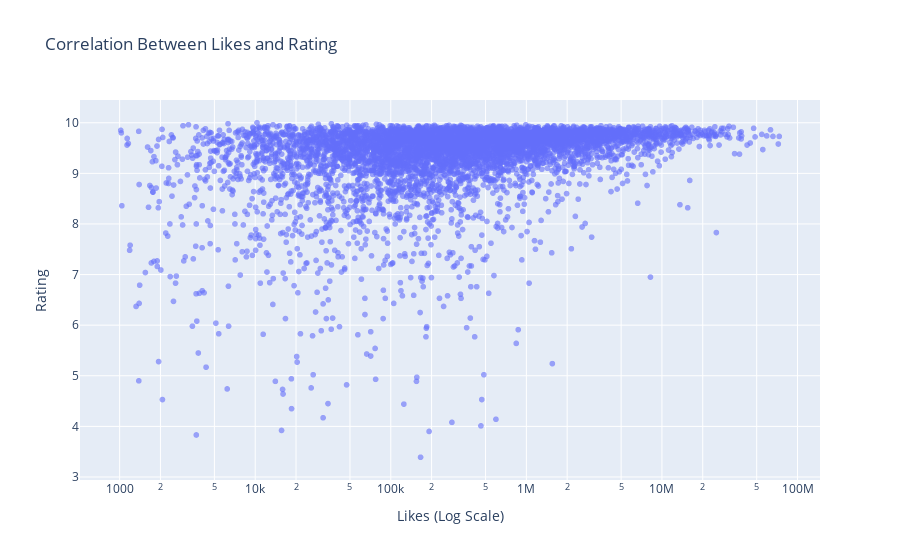

The code cell stored with this chart in its notebook:
### Code cell
data = CSV.copy()

# Direct filtering and transformation version (commented for comparison):
# data['new_rating'] = 10 - data['rating']
# filtered_data = data[data['likes'] >= 1000].copy()

# For loop version
# Create a new list to store filtered rows
filtered_rows = []

# Iterate over rows in the dataset
for index, row in data.iterrows():
    # Apply the transformation to the rating
    new_rating = 10 - row['rating']
    
    # Filter rows with likes >= 1000
    if row['likes'] >= 1000:
        # Append the updated row to the list
        filtered_rows.append({
            'title': row['title'],
            'rating': row['rating'],
            'likes': row['likes'],
            'new_rating': new_rating
        })

# Convert filtered_rows to a DataFrame
filtered_data = pd.DataFrame(filtered_rows)

# Create a scatter plot
fig = px.scatter(filtered_data, x='likes', y='rating', 
                 title='Correlation Between Likes and Rating',
                 labels={'likes': 'Likes', 'rating': 'Rating'},
                 hover_data=['title'])

# Update layout for better readability
fig.update_layout(
    xaxis=dict(title='Likes (Log Scale)', type='log'),
    yaxis=dict(title='Rating')
)

# Customize marker size and transparency
fig.update_traces(marker=dict(size=6, opacity=0.6))  # Smaller size, transparent points

# Show the plot
fig.show()

### Figure 1 — Plotly figure (JSON) as saved in the notebook; plotly's stock layout.template omitted (floating-point values rounded to 4 significant figures; data arrays with more than 128 entries replaced by an {"elided": "..."} marker saying what was removed)
{"data": [{"customdata": {"elided": "6212x1 str values"}, "hovertemplate": "Likes=%{x}<br>Rating=%{y}<br>title=%{customdata[0]}<extra></extra>", "legendgroup": "", "marker": {"color": "#636efa", "opacity": 0.6, "size": 6, "symbol": "circle"}, "mode": "markers", "name": "", "showlegend": false, "type": "scattergl", "x": {"elided": "6212 int values"}, "xaxis": "x", "y": {"elided": "6212 float values"}, "yaxis": "y"}], "layout": {"legend": {"tracegroupgap": 0}, "title": {"text": "Correlation Between Likes and Rating"}, "xaxis": {"anchor": "y", "domain": [0, 1], "title": {"text": "Likes (Log Scale)"}, "type": "log"}, "yaxis": {"anchor": "x", "domain": [0, 1], "title": {"text": "Rating"}}}}
